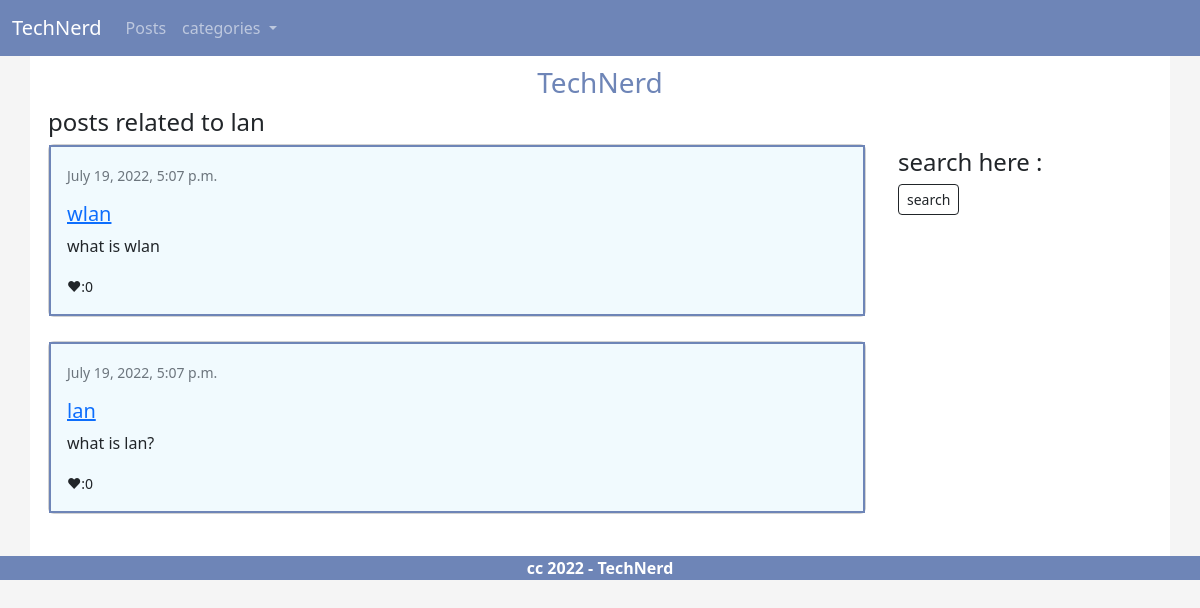
Screenshot of /posts/lan/ with the database file from the repository.
### post/models.py (models this page shows, shortened)
class Post(models.Model):
    title = models.CharField(max_length=250)
    slug = models.SlugField()
    description = models.CharField(max_length=400)
    body = models.TextField()
    image = models.ImageField(default=None,blank=True)
    category = models.ForeignKey(Category,on_delete=models.DO_NOTHING,related_name='category_posts')
    tags = models.CharField(max_length=100)
    created_date = models.DateTimeField(auto_now_add=True)
    updated_date = models.DateTimeField(auto_now=True)
    def vote_count(self):
        return self.votes.count()
    class Meta():
        ordering = ['-created_date']

### post/views.py (the view)
# urls.py: path('posts/<str:tag>/',views.PostsByKeywordView.as_view(),name='by_keyword'),
class PostsByKeywordView(View):
    template_name = 'post/posts.html'
    def get(self, request, tag):
        posts = Post.objects.filter(tags__contains=tag)
        title = f'posts related to {tag}'
        return render(request, self.template_name, {'posts': posts, 'title': title})

### post/appcontext_processor.py (called while the page is built)
def categories(request):
    return {
        'categories' : Category.objects.all()
    }

### post/templates/post/posts.html (shortened to what this page needs)
{% extends 'bace.html' %}
{% block content %}
    <div class="m-2">
        <h4>{{title}}</h4>
        {% for post in posts %}
        {% include 'includes/post_card.html' with value=post %}
        {% endfor %}
    </div>
{% endblock %}
{% block side %}
    {% include 'includes/search.html' with form=search_form %}
{% endblock %}

### templates/includes/post_card.html (shortened to what this page needs)
<div class="card">
    <div class="card-body">
        <small class="text-muted">{{value.created_date}}</small>
        <a href="{% url 'post:detail' post.slug %}"><h5 class="card-title">{{value.title}}</h5></a>
        <p class="card-text">
            {{value.description}}
        </p>
        <small>❤:{{value.vote_count}}</small>
    </div>
</div><br>

### static/css/main.css (style rules this page uses)
body.style { background-color: #F5F5F5; }
div.card-body { background-color: #F1FAFE; border-style: solid; border-width: 2px; border-color: #6E85B7; }
h5 { padding-top: 15px; }

### rows the page displays
Post: created_date "July 19, 2022, 5:07 p.m.", title "wlan", description "what is wlan", vote_count "0"
Post: created_date "July 19, 2022, 5:07 p.m.", title "lan", description "what is lan?", vote_count "0"

### other values shown
{{ title }} "posts related to lan"
